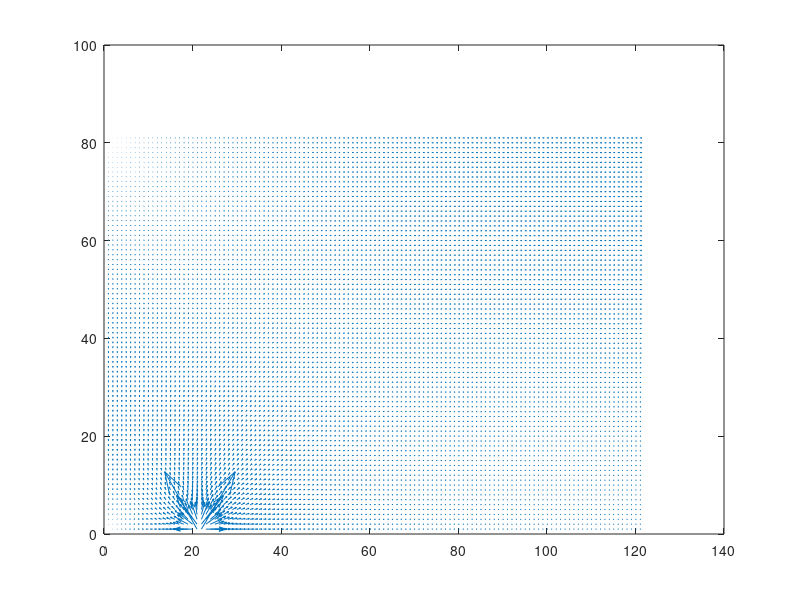

The MATLAB source for this figure:
clear all
clc

% pre processing stage 
N_x = 121; % grid point in x direction 
N_y = 81; % grid points in y direction 
X_min = 0; % X initial poistion of domain in meter
X_max = 0.06; % X end poistion of domain in meter
Y_min = 0; % Y initial poistion of domain in meter
Y_max = 0.04; % Y end poistion of domain in meter
SF_1 = 0.01; % stream function in boundry top, left, bottom left in meter square per second 
SF_2 = 0.00; % stream function in boundry bottom right in meter square per second 
BLT = 0.01; % bottom left thickness
ILT = 0.002; % inlet thickness at the bottom
l=3; %1 for jacobi, 2 for GS method, 3 for relaxation method
w = 1.8; %relaxation parameter with increment of 0.1

%u = size(w);

delta_X = (X_max - X_min) / (N_x-1); % grid thickness value in X direction  
delta_Y = (Y_max - Y_min) / (N_y-1); % grid thickness value in Y direction 

BL = BLT / delta_X; %bottom left boundary
IL = ILT / delta_X; %Inlet interval thickness 

INV = BL + IL; % inlet end point 

% strema function 

Psi = zeros(N_x , N_y);

% boundary condition 
for i = 1 : N_x  % top boundary 
    Psi(i , N_y) = SF_1;
end
for i = 1 : N_y  % left boundary
    Psi(1 , i) = SF_1;
end
for i = 1 : BL+1  % bottom left bounday
    Psi ( i , 1 ) = SF_1;
end


Beta = delta_X.^2/(delta_Y.^2);

%delta_abs = 1; % intialiazation guess for residual
delta_abs = 1;
Psi_new= Psi ;
k=0;
switch l
    case 1                          %Jacobi function 
    while delta_abs > 0.00001  %limiting thrush hold value for error
    k=k+1;  %count of number of iteration 
    for j = 2 : N_y-1
        for i = 2 : N_x -1
            Psi_new(i,j) = (Psi(i+1,j)+Psi(i-1,j)+Beta*(Psi(i,j+1)+Psi(i,j-1)))*(1/(2*(1+Beta))); %jacobi function 
        end %end of loop i
     end %end of loop j
      Psi_new(N_x ,:) = Psi_new(N_x-1 ,:); % outer boundary condition
      delta_abs = max (max(abs( Psi_new - Psi))); %residual computaion
      delta_rel = max (max(abs((Psi_new - Psi)./(abs(Psi)+eps)))); % relative computation
     Psi = Psi_new;
     a(k,1) = delta_abs;
    end %end of itteration 
    case 2                          % GS function
    while delta_abs > 0.00001   %limiting thrush hold value for error
    k=k+1; %count of number of iteration 
    for j = 2 : N_y-1
        for i = 2 : N_x -1
            Psi_new(i,j) = (Psi(i+1,j)+Psi_new(i-1,j)+Beta*(Psi(i,j+1)+Psi_new(i,j-1)))*(1/(2*(1+Beta))); %GS function 
        end %end of loop i
     end %end of loop j
      Psi_new(N_x ,:) = Psi_new(N_x-1 ,:); % outer boundary condition
      delta_abs = max (max(abs( Psi_new - Psi))); %residual computaion
      delta_rel = max (max(abs((Psi_new - Psi)./(abs(Psi)+eps)))); % relative computation
     Psi = Psi_new;
     a(k,1) = delta_abs;
    end %end of itteration 
    otherwise                       %relaxation function
     while delta_abs > 0.00001 %limiting thrush hold value for error
    k=k+1; %count of number of iteration 
    for j = 2 : N_y-1
        for i = 2 : N_x -1
            Psi_new(i,j) = (1-w)*Psi(i,j)+w*((Psi(i+1,j)+Psi_new(i-1,j)+Beta*(Psi(i,j+1)+Psi_new(i,j-1)))*(1/(2*(1+Beta))));% relaxation function 
        end %end of loop i
     end %end of loop j
      Psi_new(N_x ,:) = Psi_new(N_x-1 ,:); % outer boundary condition
      delta_abs = max (max(abs( Psi_new - Psi))); %residual computaion
      delta_rel = max (max(abs((Psi_new - Psi)./(abs(Psi)+eps)))); % relative computation
     Psi = Psi_new;
     a(k,1) = delta_abs;
    end %end of itteration 
end

[u,v] = gradient(Psi_new, delta_X, delta_Y); %calculation of velocity distribution in u and v direction 
v=-v; % v= -d(Psi)/dx
%pcolor(u',v')%smooth color interpolation instead of contour lines.
quiver(u',v',10) % drawing a velocity profile in vector form with the scale of 10 
TV=0;
for i=1:N_y
    delta_V = u(N_x,i)*delta_Y; % volume flow rate at eact delta y value at the exit 
V(i,1) = delta_V; %storage of delata_V  in a martix
TV=TV+delta_V; % method 1 of calculation total volume flow rate with addition of each delta V value 
end
TV
total_Volume_flow_rate = sum(V) %total volume flow rate 

for i = BL+1 : INV
    Inlet_V = v(i,1) * delta_X; %inlet flow at each delta x value at the entrance
    IV(i,1) = Inlet_V;
end
total_inlet_flow = sum(IV) %total inflow volume flow rate
